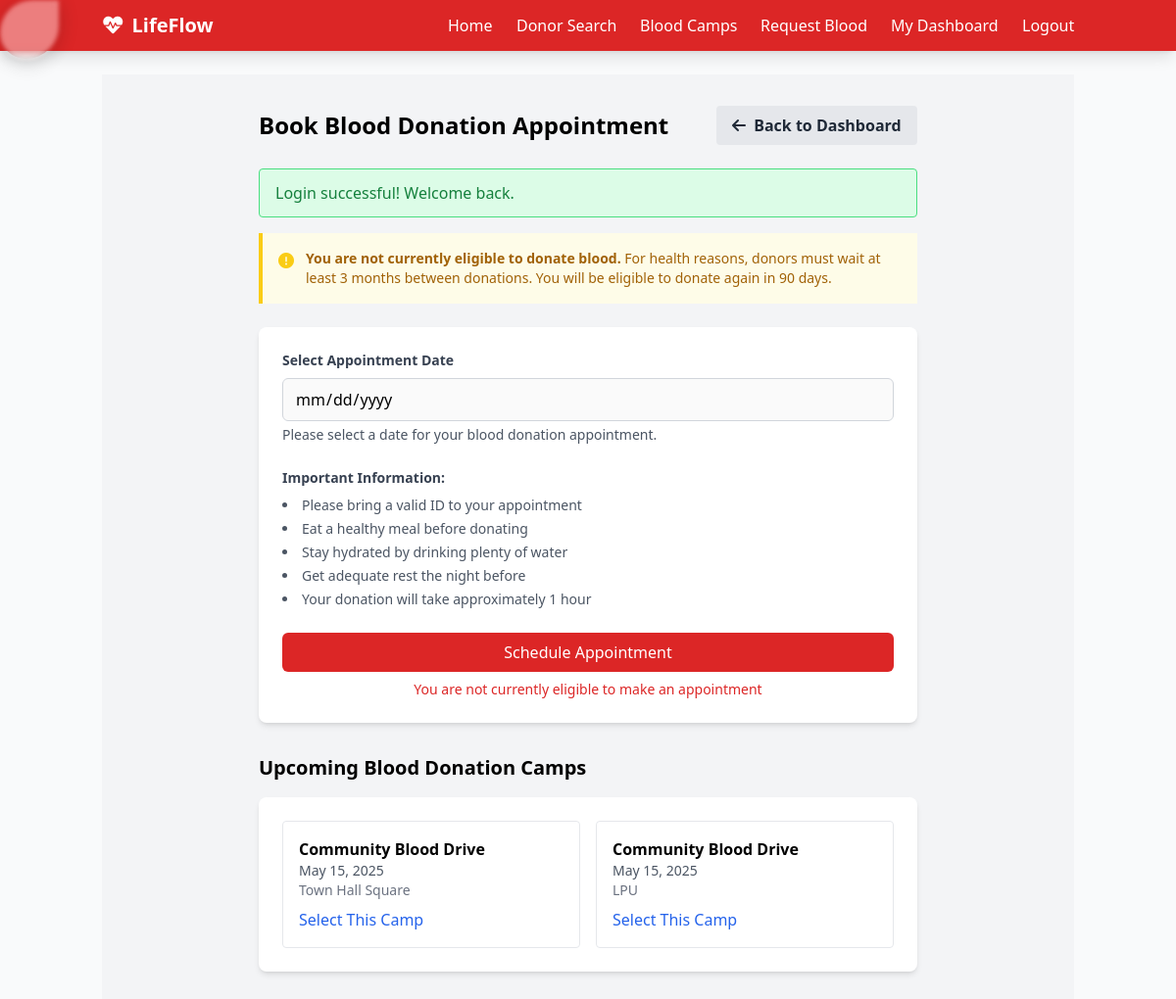
Page /dashboard/appointments.php (signed in) on the committed database.
### tables this page shows
CREATE TABLE `users` (
  `id` int NOT NULL,
  `name` varchar(100) DEFAULT NULL,
  `email` varchar(100) DEFAULT NULL,
  `password` varchar(255) DEFAULT NULL,
  `phone` varchar(20) DEFAULT NULL,
  `age` int DEFAULT NULL,
  `blood_group` varchar(5) DEFAULT NULL,
  `city` varchar(100) DEFAULT NULL,
  `state` varchar(100) DEFAULT NULL,
  `last_donation_date` date DEFAULT NULL,
  `created_at` timestamp NULL DEFAULT CURRENT_TIMESTAMP
);

CREATE TABLE `blood_camps` (
  `id` int NOT NULL,
  `title` varchar(100) DEFAULT NULL,
  `location` varchar(255) DEFAULT NULL,
  `city` varchar(100) DEFAULT NULL,
  `state` varchar(100) DEFAULT NULL,
  `date` date DEFAULT NULL,
  `description` text,
  `created_at` timestamp NULL DEFAULT CURRENT_TIMESTAMP
);

### dashboard/appointments.php (the view, shortened to what this page needs)
<?php
include_once '../includes/db.php';
include_once '../includes/auth.php';
$donor_id = $_SESSION['donor_id'];
$eligibility_query = "SELECT last_donation_date FROM users WHERE id = ?";
$eligibility_stmt = $conn->prepare($eligibility_query);
$eligibility_stmt->bind_param("i", $donor_id);
$eligibility_stmt->execute();
$eligibility_result = $eligibility_stmt->get_result();
$donor_data = $eligibility_result->fetch_assoc();
$is_eligible = true;
$days_until_eligible = 0;
if (!empty($donor_data['last_donation_date'])) {
    $last_donation = new DateTime($donor_data['last_donation_date']);
    $today = new DateTime();
    $diff = $last_donation->diff($today);
    $days_since_donation = $diff->days;
    if ($days_since_donation < 90) {
        $is_eligible = false;
        $days_until_eligible = 90 - $days_since_donation;
    }
}
$camp_data = null;
$camps_query = "SELECT * FROM blood_camps WHERE date >= CURDATE() ORDER BY date ASC";
$camps_result = mysqli_query($conn, $camps_query);
include_once '../includes/header.php';
?>
<div class="bg-gray-100 min-h-screen py-8">
    <div class="container mx-auto px-4">
        <div class="max-w-2xl mx-auto">
            <div class="flex items-center justify-between mb-6">
                <h1 class="text-2xl font-bold">Book Blood Donation Appointment</h1>
                <a href="<?php echo DASHBOARD_URL; ?>/donor.php" class="bg-gray-200 hover:bg-gray-300 text-gray-800 font-semibold py-2 px-4 rounded">
                    <i class="fas fa-arrow-left mr-1"></i> Back to Dashboard
                </a>
            </div>
            <?php echo display_alerts(); ?>
            <?php if (!$is_eligible): ?>
                <div class="bg-yellow-50 border-l-4 border-yellow-400 p-4 mb-6">
                    <div class="flex">
                        <div class="flex-shrink-0">
                            <i class="fas fa-exclamation-circle text-yellow-400"></i>
                        </div>
                        <div class="ml-3">
                            <p class="text-sm text-yellow-700">
                                <strong>You are not currently eligible to donate blood.</strong>
                                For health reasons, donors must wait at least 3 months between donations.
                                You will be eligible to donate again in <?php echo $days_until_eligible; ?> days.
                            </p>
                        </div>
                    </div>
                </div>
            <?php endif; ?>
            <div class="bg-white rounded-lg shadow-md p-6">
                <form method="POST" action="">
                    <?php if ($camp_data): ?>
                        <div class="mb-6 bg-blue-50 p-4 rounded">
                            <h3 class="font-semibold text-lg mb-2"><?php echo htmlspecialchars($camp_data['title']); ?></h3>
                            <p class="mb-1"><strong>Date:</strong> <?php echo date("F j, Y", strtotime($camp_data['date'])); ?></p>
                            <p class="mb-1"><strong>Location:</strong> <?php echo htmlspecialchars($camp_data['location']); ?></p>
                            <p><strong>City:</strong> <?php echo htmlspecialchars($camp_data['city']) . ', ' . htmlspecialchars($camp_data['state']); ?></p>
                            <input type="hidden" name="appointment_date" value="<?php echo $camp_data['date']; ?>">
                            <div class="mt-4">
                                <iframe
                                    width="100%"
                                    height="200"
                                    style="border:0"
                                    loading="lazy"
                                    allowfullscreen
                                    src="https://maps.google.com/maps?q=<?= urlencode($camp_data['location'] . ', ' . $camp_data['city'] . ', ' . $camp_data['state']) ?>&output=embed&z=15">
                                </iframe>
                            </div>
                        </div>
                    <?php else: ?>
                        <div class="mb-6">
                            <label class="block text-gray-700 text-sm font-bold mb-2" for="appointment_date">Select Appointment Date</label>
                            <input class="w-full px-3 py-2 border border-gray-300 rounded-md focus:outline-none focus:ring-2 focus:ring-red-600"
                                   type="date" name="appointment_date" id="appointment_date"
                                   min="<?php echo date('Y-m-d', strtotime('+1 day')); ?>"
                                   required <?php echo $is_eligible ? '' : 'disabled'; ?>>
                            <p class="text-sm text-gray-600 mt-1">Please select a date for your blood donation appointment.</p>
                        </div>
                    <?php endif; ?>
                    <div class="mb-6">
                        <p class="text-sm text-gray-700 mb-2"><strong>Important Information:</strong></p>
                        <ul class="list-disc list-inside space-y-1 text-sm text-gray-600">
                            <li>Please bring a valid ID to your appointment</li>
                            <li>Eat a healthy meal before donating</li>
                            <li>Stay hydrated by drinking plenty of water</li>
                            <li>Get adequate rest the night before</li>
                            <li>Your donation will take approximately 1 hour</li>
                        </ul>
                    </div>
                    <div>
                        <button class="w-full bg-red-600 text-white py-2 px-4 rounded-md hover:bg-red-700 focus:outline-none focus:ring-2 focus:ring-red-600 focus:ring-opacity-50"
                                type="submit" <?php echo $is_eligible ? '' : 'disabled'; ?>>
                            Schedule Appointment
                        </button>
                        <?php if (!$is_eligible): ?>
                            <p class="text-sm text-red-600 mt-2 text-center">You are not currently eligible to make an appointment</p>
                        <?php endif; ?>
                    </div>
                </form>
            </div>
            <?php if (!$camp_data && mysqli_num_rows($camps_result) > 0): ?>
            <div class="mt-8">
                <h2 class="text-xl font-bold mb-4">Upcoming Blood Donation Camps</h2>
                <div class="bg-white rounded-lg shadow-md p-6">
                    <div class="grid grid-cols-1 md:grid-cols-2 gap-4">
                        <?php while ($camp = mysqli_fetch_assoc($camps_result)): ?>
                            <div class="border rounded p-4">
                                <h3 class="font-semibold"><?php echo htmlspecialchars($camp['title']); ?></h3>
                                <p class="text-sm text-gray-600"><?php echo date("F j, Y", strtotime($camp['date'])); ?></p>
                                <p class="text-sm text-gray-500"><?php echo htmlspecialchars($camp['location']); ?></p>
                                <div class="mt-2">
                                    <a href="appointments.php?camp_id=<?php echo $camp['id']; ?>" class="text-blue-600 hover:underline">Select This Camp</a>
                                </div>
                            </div>
                        <?php endwhile; ?>
                    </div>
                </div>
            </div>
            <?php endif; ?>
        </div>
    </div>
</div>
<?php include_once '../includes/footer.php'; ?>

### assets/styles.css (style rules this page uses)
* { animation: perspec 0.4s ease forwards; }

### rows in the picture
users: last_donation_date "90"
blood_camps: title "Community Blood Drive", date "May 15, 2025", location "Town Hall Square"
blood_camps: title "Community Blood Drive", date "May 15, 2025", location "LPU"

### other values in the picture
$_SESSION['success'] "Login successful! Welcome back."
